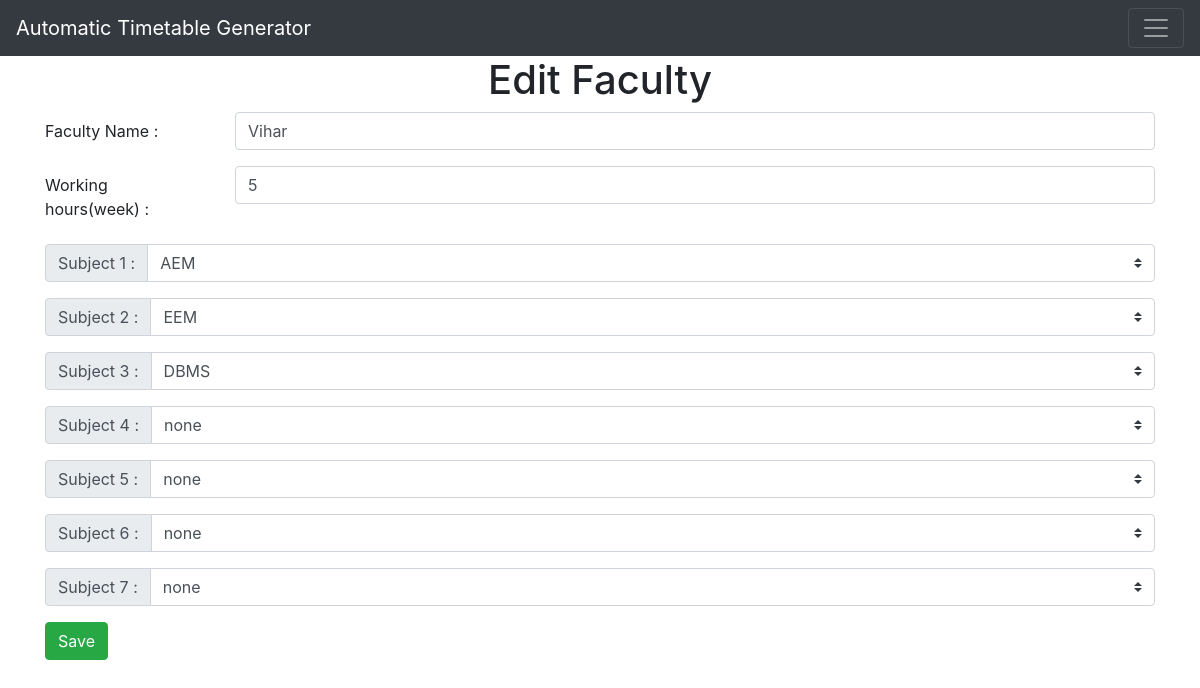
/edit/faculty/1, run on an earlier commit of the app's database.
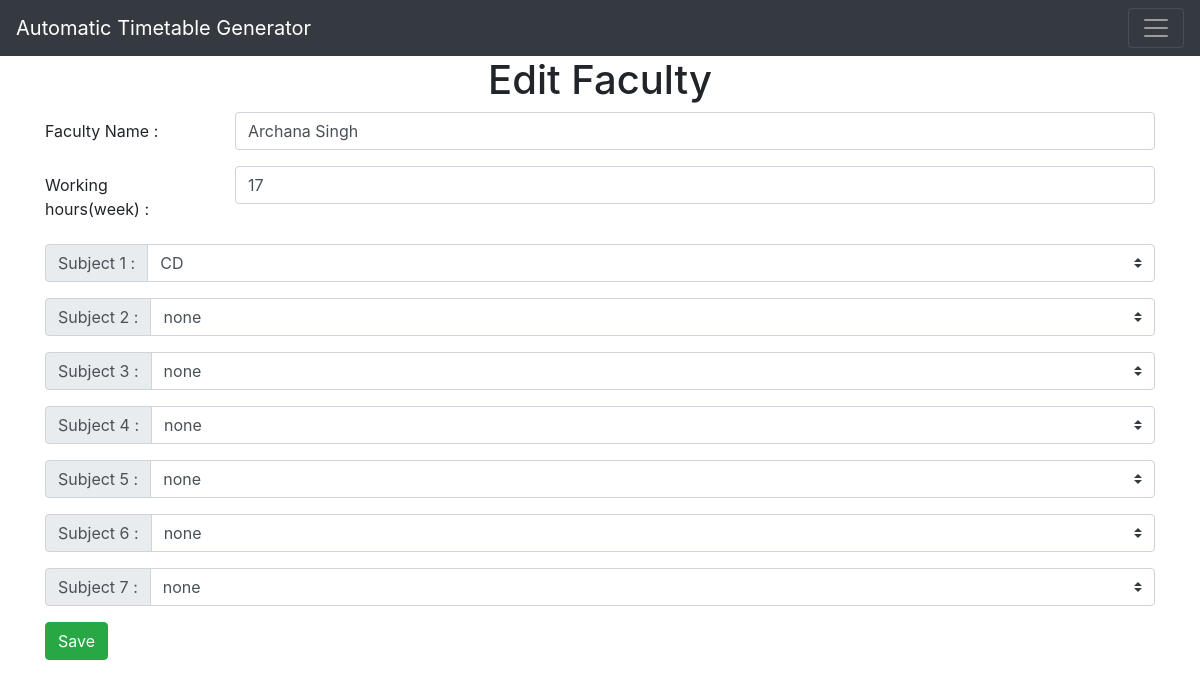
And on a later commit of the database.
### app.py (models this page shows, shortened)
class Faculty(db.Model):
    faculty_id = db.Column(db.Integer, primary_key=True)
    faculty_name = db.Column(db.String(40), nullable=False)
    faculty_hours = db.Column(db.Integer, nullable=False)
    faculty_subject1 = db.Column(db.String(40), default='none')
    faculty_subject2 = db.Column(db.String(40), default='none')
    faculty_subject3 = db.Column(db.String(40), default='none')
    faculty_subject4 = db.Column(db.String(40), default='none')
    faculty_subject5 = db.Column(db.String(40), default='none')
    faculty_subject6 = db.Column(db.String(40), default='none')
    faculty_subject7 = db.Column(db.String(40), default='none')

### app.py (the view)
@app.route('/edit/faculty/<int:id>', methods=['GET','POST'])
def edit_faculty(id):
    faculty = Faculty.query.get_or_404(id)
    if request.method == "POST":
        faculty.faculty_name = request.form['faculty_name']
        faculty.faculty_hours = request.form['faculty_hours']
        faculty.faculty_subject1 = request.form['faculty_subject1']
        faculty.faculty_subject2 = request.form['faculty_subject2']
        faculty.faculty_subject3 = request.form['faculty_subject3']
        faculty.faculty_subject4 = request.form['faculty_subject4']
        faculty.faculty_subject5 = request.form['faculty_subject5']
        faculty.faculty_subject6 = request.form['faculty_subject6']
        faculty.faculty_subject7 = request.form['faculty_subject7']
        db.session.commit() # added permanently
        return redirect('/add-faculty')
    else:
        subjects = Subject.query.order_by(Subject.id).all()
        return render_template('edit-faculty.html', faculty = faculty, subjects = subjects)

### templates/edit-faculty.html (shortened to what this page needs)
{% extends 'base.html' %}
{% block body %}
<div class="container">
    <h1 style="text-align:center" >Edit Faculty</h1>
</div>
<form action="/edit/faculty/{{faculty.faculty_id}}" method="post">
    <div class="form-group row">
    <label for="faculty_name" class="col-sm-2 col-form-label">Faculty Name :</label>
    <div class="col-sm-10">
      <input type="text" class="form-control" name="faculty_name" id="faculty_name" value="{{faculty.faculty_name}}" required>
    </div>
  </div>
    <div class="form-group row">
      <label for="faculty_hours" class="col-sm-2 col-form-label">Working hours(week) :</label>
      <div class="col-sm-10">
        <input type="number" class="form-control" name="faculty_hours" id="faculty_hours" value="{{faculty.faculty_hours}}" required>
      </div>
    </div>
    <div class="input-group mb-3" id="add">
      <div class="input-group-prepend">
        <label class="input-group-text" for="faculty_subject1">Subject 1 :</label>
      </div>
      <select class="custom-select" name="faculty_subject1" id="faculty_subject1">
        <option default value="{{faculty.faculty_subject1}}">{{faculty.faculty_subject1}}</option>
      </select>
    </div>
    <div class="input-group mb-3" id="add">
      <div class="input-group-prepend">
        <label class="input-group-text" for="faculty_subject2">Subject 2 :</label>
      </div>
      <select class="custom-select" name="faculty_subject2" id="faculty_subject2">
        <option default value="{{faculty.faculty_subject2}}">{{faculty.faculty_subject2}}</option>
      </select>
    </div>
    <div class="input-group mb-3" id="add">
      <div class="input-group-prepend">
        <label class="input-group-text" for="faculty_subject3">Subject 3 :</label>
      </div>
      <select class="custom-select" name="faculty_subject3" id="faculty_subject3">
        <option default value="{{faculty.faculty_subject3}}">{{faculty.faculty_subject3}}</option>
      </select>
    </div>
    <div class="input-group mb-3" id="add">
      <div class="input-group-prepend">
        <label class="input-group-text" for="faculty_subject4">Subject 4 :</label>
      </div>
      <select class="custom-select" name="faculty_subject4" id="faculty_subject4">
        <option default value="{{faculty.faculty_subject4}}">{{faculty.faculty_subject4}}</option>
      </select>
    </div>
    <div class="input-group mb-3" id="add">
      <div class="input-group-prepend">
        <label class="input-group-text" for="faculty_subject5">Subject 5 :</label>
      </div>
      <select class="custom-select" name="faculty_subject5" id="faculty_subject5">
        <option default value="{{faculty.faculty_subject5}}">{{faculty.faculty_subject5}}</option>
      </select>
    </div>
    <div class="input-group mb-3" id="add">
      <div class="input-group-prepend">
        <label class="input-group-text" for="faculty_subject6">Subject 6 :</label>
      </div>
      <select class="custom-select" name="faculty_subject6" id="faculty_subject6">
        <option default value="{{faculty.faculty_subject6}}">{{faculty.faculty_subject6}}</option>
      </select>
    </div>
    <div class="input-group mb-3" id="add">
      <div class="input-group-prepend">
        <label class="input-group-text" for="faculty_subject7">Subject 7 :</label>
      </div>
      <select class="custom-select" name="faculty_subject7" id="faculty_subject7">
        <option default value="{{faculty.faculty_subject7}}">{{faculty.faculty_subject7}}</option>
      </select>
    </div>
  <div>
      <button class="btn btn-success" type="submit">Save</button>
  </div>
</form>
{% endblock %}

What changed in the data, as far as the page shows it:
changed Faculty "none": faculty_name "Vihar" → "Archana Singh"; faculty_hours "5" → "17"; faculty_subject1 "AEM" → "CD"; faculty_subject2 "EEM" → "none"; faculty_subject3 "DBMS" → "none"
